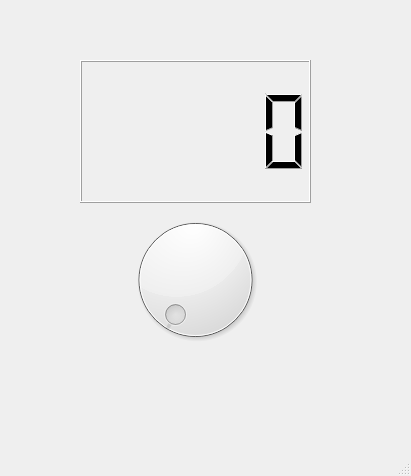
<?xml version="1.0" encoding="UTF-8"?>
<ui version="4.0">
 <class>MainWindow</class>
 <widget class="QMainWindow" name="MainWindow">
  <property name="geometry">
   <rect>
    <x>0</x>
    <y>0</y>
    <width>411</width>
    <height>476</height>
   </rect>
  </property>
  <property name="windowTitle">
   <string>MainWindow</string>
  </property>
  <widget class="QWidget" name="centralwidget">
   <widget class="QWidget" name="">
    <property name="geometry">
     <rect>
      <x>80</x>
      <y>60</y>
      <width>231</width>
      <height>291</height>
     </rect>
    </property>
    <layout class="QVBoxLayout" name="verticalLayout">
     <item>
      <widget class="QLCDNumber" name="lcdNumber"/>
     </item>
     <item>
      <widget class="QDial" name="dial"/>
     </item>
    </layout>
   </widget>
  </widget>
  <widget class="QMenuBar" name="menubar">
   <property name="geometry">
    <rect>
     <x>0</x>
     <y>0</y>
     <width>411</width>
     <height>28</height>
    </rect>
   </property>
  </widget>
  <widget class="QStatusBar" name="statusbar"/>
 </widget>
 <resources/>
 <connections>
  <connection>
   <sender>dial</sender>
   <signal>valueChanged(int)</signal>
   <receiver>lcdNumber</receiver>
   <slot>display(int)</slot>
   <hints>
    <hint type="sourcelabel">
     <x>194</x>
     <y>294</y>
    </hint>
    <hint type="destinationlabel">
     <x>223</x>
     <y>125</y>
    </hint>
   </hints>
  </connection>
 </connections>
</ui>
